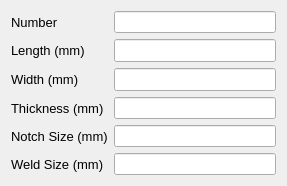
<?xml version="1.0" encoding="UTF-8"?>
<ui version="4.0">
 <class>Plate</class>
 <widget class="QDialog" name="Plate">
  <property name="geometry">
   <rect>
    <x>0</x>
    <y>0</y>
    <width>287</width>
    <height>172</height>
   </rect>
  </property>
  <property name="windowTitle">
   <string>Top Continuity Plate</string>
  </property>
  <layout class="QGridLayout" name="gridLayout">
   <item row="1" column="0">
    <widget class="QLabel" name="plateHeight">
     <property name="font">
      <font>
       <pointsize>10</pointsize>
       <weight>50</weight>
       <bold>false</bold>
      </font>
     </property>
     <property name="text">
      <string>Length (mm)</string>
     </property>
    </widget>
   </item>
   <item row="4" column="1">
    <widget class="QLineEdit" name="txt_plateThickness"/>
   </item>
   <item row="0" column="0">
    <widget class="QLabel" name="label">
     <property name="font">
      <font>
       <pointsize>10</pointsize>
      </font>
     </property>
     <property name="text">
      <string>Number</string>
     </property>
    </widget>
   </item>
   <item row="2" column="1">
    <widget class="QLineEdit" name="txt_plateWidth">
     <property name="font">
      <font>
       <pointsize>10</pointsize>
       <weight>50</weight>
       <bold>false</bold>
      </font>
     </property>
     <property name="readOnly">
      <bool>true</bool>
     </property>
    </widget>
   </item>
   <item row="1" column="1">
    <widget class="QLineEdit" name="txt_plateLength">
     <property name="font">
      <font>
       <pointsize>10</pointsize>
       <weight>50</weight>
       <bold>false</bold>
      </font>
     </property>
     <property name="readOnly">
      <bool>true</bool>
     </property>
    </widget>
   </item>
   <item row="2" column="0">
    <widget class="QLabel" name="label_2">
     <property name="font">
      <font>
       <pointsize>10</pointsize>
       <weight>50</weight>
       <bold>false</bold>
      </font>
     </property>
     <property name="text">
      <string>Width (mm)</string>
     </property>
    </widget>
   </item>
   <item row="4" column="0">
    <widget class="QLabel" name="label_4">
     <property name="font">
      <font>
       <pointsize>10</pointsize>
      </font>
     </property>
     <property name="text">
      <string>Thickness (mm)</string>
     </property>
    </widget>
   </item>
   <item row="0" column="1">
    <widget class="QLineEdit" name="txt_plateno"/>
   </item>
   <item row="6" column="0">
    <widget class="QLabel" name="label_5">
     <property name="font">
      <font>
       <pointsize>10</pointsize>
      </font>
     </property>
     <property name="text">
      <string>Weld Size (mm)</string>
     </property>
    </widget>
   </item>
   <item row="6" column="1">
    <widget class="QLineEdit" name="txt_WeldSize"/>
   </item>
   <item row="5" column="1">
    <widget class="QLineEdit" name="txt_NotchSize"/>
   </item>
   <item row="5" column="0">
    <widget class="QLabel" name="label_6">
     <property name="font">
      <font>
       <pointsize>10</pointsize>
      </font>
     </property>
     <property name="text">
      <string>Notch Size (mm)</string>
     </property>
    </widget>
   </item>
  </layout>
 </widget>
 <resources/>
 <connections/>
</ui>
